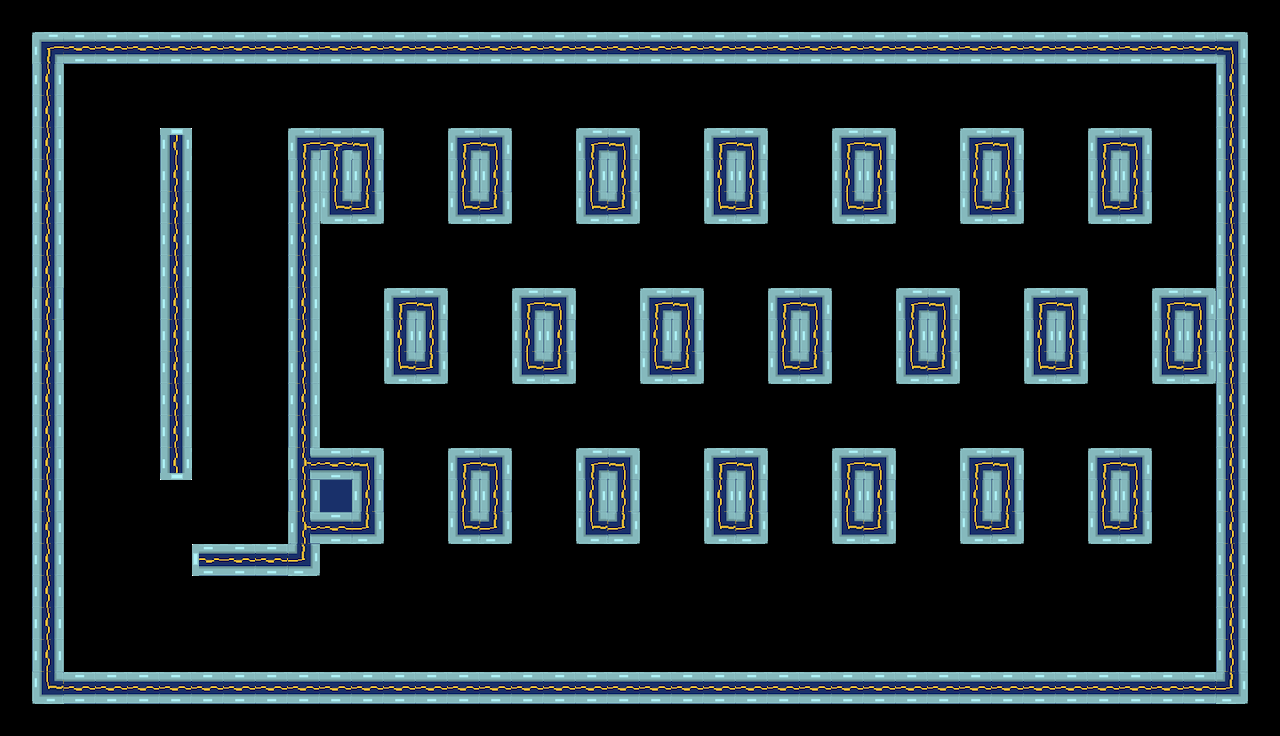

Tiled map render using the project's own tile images. Description and the map definition, with tile-layer contents summarised, below:
An orthogonal 40x23 tile map with 32x32 px tiles, 2 tile layers (background, platforms) and 34 objects (21x Switch, 4x Fan, 3x Gate, 2x PlatformStop, PlayerStart1, ...).

<map version="1.0" tiledversion="1.0.3" orientation="orthogonal" renderorder="right-down" width="40" height="23" tilewidth="32" tileheight="32" nextobjectid="146">
 <properties>
  <property name="Back" value="back1" />
  <property name="Title" value="The Answer Is Pi" />
 </properties>
 <tileset firstgid="1" source="tileset.tsx" />
 <layer name="background" width="40" height="23">
  <data>[920 cells, 0 non-empty, 0 distinct tile ids]</data>
 </layer>
 <layer name="platforms" width="40" height="23">
  <data>[920 cells, 390 non-empty, 15 distinct tile ids]</data>
 </layer>
 <objectgroup name="objects">
  <object id="4" name="P1" type="PlayerStart1" x="86.6667" y="590.667" width="60" height="77" />
  <object id="5" name="P2" type="PlayerStart2" x="316" y="88" width="47" height="44" />
  <object id="16" name="exit" type="Exit" x="1152" y="580" width="64" height="90" />
  <object id="96" name="Smasher1" type="Smasher" x="64" y="64" width="96" height="96">
   <properties>
    <property name="acceleration" type="float" value="6" />
    <property name="riseSpeed" type="float" value="0.3" />
    <property name="switches" value="smasherswitch" />
   </properties>
  </object>
  <object id="97" name="SmasherStop" type="PlatformStop" x="97" y="37" width="32" height="32" />
  <object id="98" name="SmasherStop" type="PlatformStop" x="96" y="672" width="32" height="32" />
  <object id="101" name="smasherswitch" type="Switch" x="400" y="138.667" width="32" height="32">
   <properties>
    <property name="startOn" type="bool" value="false" />
    <property name="toggle" type="bool" value="false" />
    <property name="visible" type="bool" value="true" />
   </properties>
  </object>
  <object id="103" name="gate1switch" type="Switch" x="656" y="141.334" width="32" height="32">
   <properties>
    <property name="startOn" type="bool" value="false" />
    <property name="toggle" type="bool" value="false" />
    <property name="visible" type="bool" value="true" />
   </properties>
  </object>
  <object id="104" name="gate3switch" type="Switch" x="332" y="289.334" width="32" height="32">
   <properties>
    <property name="startOn" type="bool" value="false" />
    <property name="toggle" type="bool" value="false" />
    <property name="visible" type="bool" value="true" />
   </properties>
  </object>
  <object id="107" name="fan1" type="Fan" x="237.333" y="509.333" width="32" height="32">
   <properties>
    <property name="dir" type="int" value="0" />
    <property name="power" type="int" value="50" />
    <property name="startOn" type="bool" value="true" />
    <property name="switches" value="" />
   </properties>
  </object>
  <object id="108" name="fan2" type="Fan" x="32" y="608" width="32" height="32">
   <properties>
    <property name="dir" type="int" value="1" />
    <property name="power" type="int" value="100" />
    <property name="startOn" type="bool" value="false" />
    <property name="switches" value="startfanswitch,gate2switch" />
   </properties>
  </object>
  <object id="109" name="fan2" type="Fan" x="448" y="608" width="32" height="32">
   <properties>
    <property name="dir" type="int" value="1" />
    <property name="power" type="int" value="100" />
    <property name="startOn" type="bool" value="true" />
    <property name="switches" value="" />
   </properties>
  </object>
  <object id="110" name="fan2" type="Fan" x="864" y="608" width="32" height="32">
   <properties>
    <property name="dir" type="int" value="1" />
    <property name="power" type="int" value="100" />
    <property name="startOn" type="bool" value="true" />
    <property name="switches" value="" />
   </properties>
  </object>
  <object id="112" name="startfanswitch" type="Switch" x="916" y="133.334" width="32" height="32">
   <properties>
    <property name="startOn" type="bool" value="false" />
    <property name="toggle" type="bool" value="false" />
    <property name="visible" type="bool" value="true" />
   </properties>
  </object>
  <object id="122" name="gate2switch" type="Switch" x="785.333" y="458.667" width="32" height="32">
   <properties>
    <property name="startOn" type="bool" value="false" />
    <property name="toggle" type="bool" value="false" />
    <property name="visible" type="bool" value="true" />
   </properties>
  </object>
  <object id="126" name="smasherswitch" type="Switch" x="528" y="138.667" width="32" height="32">
   <properties>
    <property name="startOn" type="bool" value="false" />
    <property name="toggle" type="bool" value="false" />
    <property name="visible" type="bool" value="true" />
   </properties>
  </object>
  <object id="127" name="Gate1" type="Gate" x="320" y="544" width="32" height="128">
   <properties>
    <property name="hazard" type="bool" value="true" />
    <property name="openDown" type="bool" value="true" />
    <property name="switches" value="gate1switch" />
   </properties>
  </object>
  <object id="128" name="Gate2" type="Gate" x="577.333" y="545.333" width="32" height="128">
   <properties>
    <property name="hazard" type="bool" value="true" />
    <property name="openDown" type="bool" value="true" />
    <property name="switches" value="gate2switch" />
   </properties>
  </object>
  <object id="129" name="Gate3" type="Gate" x="1088" y="544" width="32" height="128">
   <properties>
    <property name="hazard" type="bool" value="true" />
    <property name="openDown" type="bool" value="true" />
    <property name="switches" value="gate3switch" />
   </properties>
  </object>
  <object id="130" name="smasherswitch" type="Switch" x="1040" y="138.667" width="32" height="32">
   <properties>
    <property name="startOn" type="bool" value="false" />
    <property name="toggle" type="bool" value="false" />
    <property name="visible" type="bool" value="true" />
   </properties>
  </object>
  <object id="131" name="startfanswitch" type="Switch" x="1172" y="133.334" width="32" height="32">
   <properties>
    <property name="startOn" type="bool" value="false" />
    <property name="toggle" type="bool" value="false" />
    <property name="visible" type="bool" value="true" />
   </properties>
  </object>
  <object id="132" name="smasherswitch" type="Switch" x="784" y="138.667" width="32" height="32">
   <properties>
    <property name="startOn" type="bool" value="false" />
    <property name="toggle" type="bool" value="false" />
    <property name="visible" type="bool" value="true" />
   </properties>
  </object>
  <object id="134" name="startfanswitch" type="Switch" x="464" y="304.001" width="32" height="32">
   <properties>
    <property name="startOn" type="bool" value="false" />
    <property name="toggle" type="bool" value="false" />
    <property name="visible" type="bool" value="true" />
   </properties>
  </object>
  <object id="135" name="startfanswitch" type="Switch" x="720" y="304.001" width="32" height="32">
   <properties>
    <property name="startOn" type="bool" value="false" />
    <property name="toggle" type="bool" value="false" />
    <property name="visible" type="bool" value="true" />
   </properties>
  </object>
  <object id="136" name="startfanswitch" type="Switch" x="976" y="304.001" width="32" height="32">
   <properties>
    <property name="startOn" type="bool" value="false" />
    <property name="toggle" type="bool" value="false" />
    <property name="visible" type="bool" value="true" />
   </properties>
  </object>
  <object id="137" name="smasherswitch" type="Switch" x="592" y="298.667" width="32" height="32">
   <properties>
    <property name="startOn" type="bool" value="false" />
    <property name="toggle" type="bool" value="false" />
    <property name="visible" type="bool" value="true" />
   </properties>
  </object>
  </objectgroup>
</map>
<!-- 8 of 34 objects omitted -->
